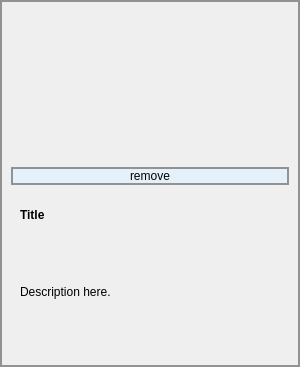
<?xml version="1.0" encoding="UTF-8"?>
<ui version="4.0">
 <class>Form</class>
 <widget class="QWidget" name="Form">
  <property name="geometry">
   <rect>
    <x>0</x>
    <y>0</y>
    <width>300</width>
    <height>367</height>
   </rect>
  </property>
  <property name="minimumSize">
   <size>
    <width>300</width>
    <height>0</height>
   </size>
  </property>
  <property name="maximumSize">
   <size>
    <width>300</width>
    <height>900</height>
   </size>
  </property>
  <property name="windowTitle">
   <string>Form</string>
  </property>
  <property name="styleSheet">
   <string notr="true">border: 2px solid;
border-color: #929292;
color: #000000;</string>
  </property>
  <layout class="QVBoxLayout" name="verticalLayout">
   <item>
    <widget class="QLabel" name="video_image">
     <property name="minimumSize">
      <size>
       <width>0</width>
       <height>150</height>
      </size>
     </property>
     <property name="maximumSize">
      <size>
       <width>280</width>
       <height>160</height>
      </size>
     </property>
     <property name="styleSheet">
      <string notr="true">border: none;</string>
     </property>
     <property name="text">
      <string/>
     </property>
     <property name="scaledContents">
      <bool>true</bool>
     </property>
    </widget>
   </item>
   <item>
    <widget class="QPushButton" name="remove_btn">
    <property name="styleSheet">
               <string notr="true">background-color: #E5F1FA; COLOR: #000000;</string>
     </property>
     <property name="text">
      <string>remove</string>
     </property>
    </widget>
   </item>
   <item>
    <widget class="QScrollArea" name="scrollArea">
     <property name="styleSheet">
      <string notr="true">border: 0px;</string>
     </property>
     <property name="verticalScrollBarPolicy">
      <enum>Qt::ScrollBarAlwaysOff</enum>
     </property>
     <property name="horizontalScrollBarPolicy">
      <enum>Qt::ScrollBarAlwaysOff</enum>
     </property>
     <property name="widgetResizable">
      <bool>true</bool>
     </property>
     <widget class="QWidget" name="scrollAreaWidgetContents">
      <property name="geometry">
       <rect>
        <x>0</x>
        <y>0</y>
        <width>288</width>
        <height>167</height>
       </rect>
      </property>
      <layout class="QVBoxLayout" name="verticalLayout_2">
       <item>
        <widget class="QLabel" name="title">
         <property name="maximumSize">
          <size>
           <width>16777215</width>
           <height>30</height>
          </size>
         </property>
         <property name="font">
          <font>
           <weight>75</weight>
           <bold>true</bold>
          </font>
         </property>
         <property name="styleSheet">
          <string notr="true">border: none;</string>
         </property>
         <property name="text">
          <string>Title</string>
         </property>
        </widget>
       </item>
       <item>
        <widget class="QLabel" name="description">
         <property name="styleSheet">
          <string notr="true">border: none;</string>
         </property>
         <property name="text">
          <string>Description here.</string>
         </property>
        </widget>
       </item>
      </layout>
     </widget>
    </widget>
   </item>
  </layout>
 </widget>
 <resources/>
 <connections/>
</ui>
